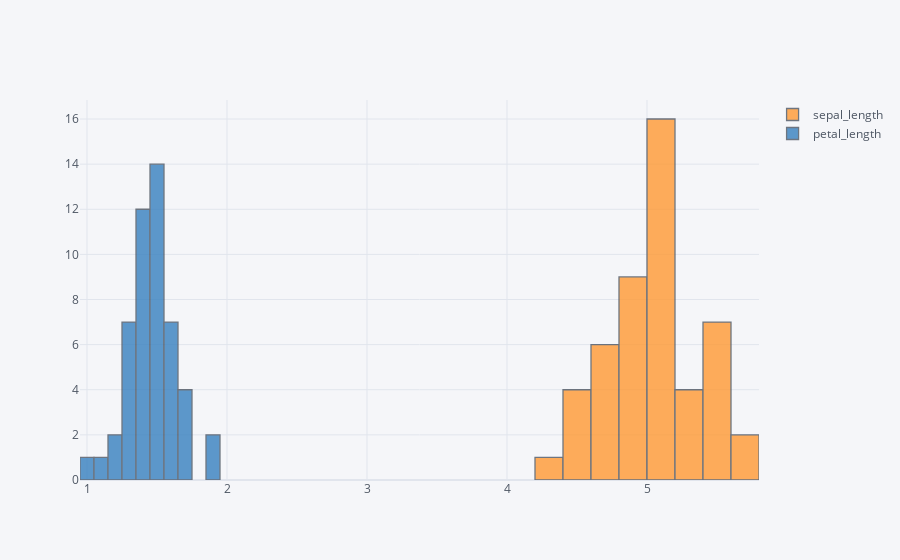

Here is the notebook cell this chart was saved with:
### Code cell
df.query("species=='Iris-setosa'")[['sepal_length','petal_length']].iplot(kind='hist')

### Figure 1 — Plotly figure (JSON) as saved in the notebook; plotly's stock layout.template omitted (floating-point values rounded to 4 significant figures)
{"data": [{"histfunc": "count", "histnorm": "", "marker": {"color": "rgba(255, 153, 51, 1.0)", "line": {"color": "#4D5663", "width": 1.3}}, "name": "sepal_length", "opacity": 0.8, "orientation": "v", "type": "histogram", "x": [5.1, 4.9, 4.7, 4.6, 5, 5.4, 4.6, 5, 4.4, 4.9, 5.4, 4.8, 4.8, 4.3, 5.8, 5.7, 5.4, 5.1, 5.7, 5.1, 5.4, 5.1, 4.6, 5.1, 4.8, 5, 5, 5.2, 5.2, 4.7, 4.8, 5.4, 5.2, 5.5, 4.9, 5, 5.5, 4.9, 4.4, 5.1, 5, 4.5, 4.4, 5, 5.1, 4.8, 5.1, 4.6, 5.3, 5]}, {"histfunc": "count", "histnorm": "", "marker": {"color": "rgba(55, 128, 191, 1.0)", "line": {"color": "#4D5663", "width": 1.3}}, "name": "petal_length", "opacity": 0.8, "orientation": "v", "type": "histogram", "x": [1.4, 1.4, 1.3, 1.5, 1.4, 1.7, 1.4, 1.5, 1.4, 1.5, 1.5, 1.6, 1.4, 1.1, 1.2, 1.5, 1.3, 1.4, 1.7, 1.5, 1.7, 1.5, 1, 1.7, 1.9, 1.6, 1.6, 1.5, 1.4, 1.6, 1.6, 1.5, 1.5, 1.4, 1.5, 1.2, 1.3, 1.5, 1.3, 1.5, 1.3, 1.3, 1.3, 1.6, 1.9, 1.4, 1.6, 1.4, 1.5, 1.4]}], "layout": {"barmode": "overlay", "legend": {"bgcolor": "#F5F6F9", "font": {"color": "#4D5663"}}, "paper_bgcolor": "#F5F6F9", "plot_bgcolor": "#F5F6F9", "title": {"font": {"color": "#4D5663"}}, "xaxis": {"gridcolor": "#E1E5ED", "showgrid": true, "tickfont": {"color": "#4D5663"}, "title": {"font": {"color": "#4D5663"}, "text": ""}, "zerolinecolor": "#E1E5ED"}, "yaxis": {"gridcolor": "#E1E5ED", "showgrid": true, "tickfont": {"color": "#4D5663"}, "title": {"font": {"color": "#4D5663"}, "text": ""}, "zerolinecolor": "#E1E5ED"}}}
